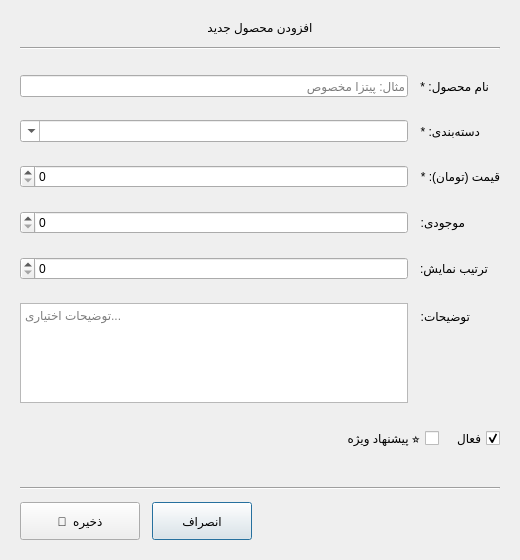
<?xml version="1.0" encoding="UTF-8"?>
<ui version="4.0">
 <class>ProductEditDialog</class>
 <widget class="QDialog" name="ProductEditDialog">
  <property name="geometry">
   <rect>
    <x>0</x>
    <y>0</y>
    <width>520</width>
    <height>560</height>
   </rect>
  </property>
  <property name="windowTitle">
   <string>محصول</string>
  </property>
  <property name="layoutDirection">
   <enum>Qt::RightToLeft</enum>
  </property>
  <layout class="QVBoxLayout" name="main_layout">
   <property name="spacing">
    <number>12</number>
   </property>
   <property name="leftMargin">
    <number>20</number>
   </property>
   <property name="topMargin">
    <number>20</number>
   </property>
   <property name="rightMargin">
    <number>20</number>
   </property>
   <property name="bottomMargin">
    <number>20</number>
   </property>

   <!-- عنوان دیالوگ -->
   <item>
    <widget class="QLabel" name="dialog_title">
     <property name="text">
      <string>افزودن محصول جدید</string>
     </property>
     <property name="alignment">
      <set>Qt::AlignCenter</set>
     </property>
    </widget>
   </item>

   <item>
    <widget class="QFrame" name="line">
     <property name="frameShape">
      <enum>QFrame::HLine</enum>
     </property>
     <property name="frameShadow">
      <enum>QFrame::Sunken</enum>
     </property>
    </widget>
   </item>

   <!-- فرم -->
   <item>
    <layout class="QFormLayout" name="form_layout">
     <property name="labelAlignment">
      <set>Qt::AlignRight|Qt::AlignVCenter</set>
     </property>
     <property name="horizontalSpacing">
      <number>12</number>
     </property>
     <property name="verticalSpacing">
      <number>10</number>
     </property>

     <item row="0" column="0">
      <widget class="QLabel" name="label_name">
       <property name="text">
        <string>نام محصول: *</string>
       </property>
      </widget>
     </item>
     <item row="0" column="1">
      <widget class="QLineEdit" name="name_edit">
       <property name="placeholderText">
        <string>مثال: پیتزا مخصوص</string>
       </property>
      </widget>
     </item>

     <item row="1" column="0">
      <widget class="QLabel" name="label_category">
       <property name="text">
        <string>دسته‌بندی: *</string>
       </property>
      </widget>
     </item>
     <item row="1" column="1">
      <widget class="QComboBox" name="category_combo">
       <property name="editable">
        <bool>true</bool>
       </property>
      </widget>
     </item>

     <item row="2" column="0">
      <widget class="QLabel" name="label_price">
       <property name="text">
        <string>قیمت (تومان): *</string>
       </property>
      </widget>
     </item>
     <item row="2" column="1">
      <widget class="QSpinBox" name="price_spin">
       <property name="maximum">
        <number>999999999</number>
       </property>
       <property name="singleStep">
        <number>1000</number>
       </property>
       <property name="groupSeparatorShown">
        <bool>true</bool>
       </property>
      </widget>
     </item>

     <item row="3" column="0">
      <widget class="QLabel" name="label_stock">
       <property name="text">
        <string>موجودی:</string>
       </property>
      </widget>
     </item>
     <item row="3" column="1">
      <widget class="QSpinBox" name="stock_spin">
       <property name="maximum">
        <number>999999</number>
       </property>
      </widget>
     </item>

     <item row="4" column="0">
      <widget class="QLabel" name="label_order">
       <property name="text">
        <string>ترتیب نمایش:</string>
       </property>
      </widget>
     </item>
     <item row="4" column="1">
      <widget class="QSpinBox" name="display_order_spin">
       <property name="maximum">
        <number>9999</number>
       </property>
      </widget>
     </item>

     <item row="5" column="0">
      <widget class="QLabel" name="label_description">
       <property name="text">
        <string>توضیحات:</string>
       </property>
      </widget>
     </item>
     <item row="5" column="1">
      <widget class="QTextEdit" name="description_edit">
       <property name="maximumSize">
        <size>
         <width>16777215</width>
         <height>100</height>
        </size>
       </property>
       <property name="placeholderText">
        <string>توضیحات اختیاری...</string>
       </property>
      </widget>
     </item>

    </layout>
   </item>

   <!-- چک‌باکس‌ها -->
   <item>
    <layout class="QHBoxLayout" name="checks_layout">
     <item>
      <widget class="QCheckBox" name="is_active_check">
       <property name="text">
        <string>فعال</string>
       </property>
       <property name="checked">
        <bool>true</bool>
       </property>
      </widget>
     </item>
     <item>
      <widget class="QCheckBox" name="is_featured_check">
       <property name="text">
        <string>پیشنهاد ویژه ⭐</string>
       </property>
      </widget>
     </item>
     <item>
      <spacer name="checks_spacer">
       <property name="orientation">
        <enum>Qt::Horizontal</enum>
       </property>
       <property name="sizeHint" stdset="0">
        <size>
         <width>40</width>
         <height>20</height>
        </size>
       </property>
      </spacer>
     </item>
    </layout>
   </item>

   <!-- پیام خطا -->
   <item>
    <widget class="QLabel" name="error_label">
     <property name="text">
      <string></string>
     </property>
     <property name="alignment">
      <set>Qt::AlignCenter</set>
     </property>
    </widget>
   </item>

   <!-- جداکننده -->
   <item>
    <widget class="QFrame" name="line_2">
     <property name="frameShape">
      <enum>QFrame::HLine</enum>
     </property>
     <property name="frameShadow">
      <enum>QFrame::Sunken</enum>
     </property>
    </widget>
   </item>

   <!-- دکمه‌ها -->
   <item>
    <layout class="QHBoxLayout" name="buttons_layout">
     <item>
      <spacer name="buttons_spacer">
       <property name="orientation">
        <enum>Qt::Horizontal</enum>
       </property>
       <property name="sizeHint" stdset="0">
        <size>
         <width>40</width>
         <height>20</height>
        </size>
       </property>
      </spacer>
     </item>
     <item>
      <widget class="QPushButton" name="cancel_btn">
       <property name="text">
        <string>انصراف</string>
       </property>
       <property name="minimumSize">
        <size>
         <width>100</width>
         <height>38</height>
        </size>
       </property>
       <property name="cursor">
        <cursorShape>PointingHandCursor</cursorShape>
       </property>
      </widget>
     </item>
     <item>
      <widget class="QPushButton" name="save_btn">
       <property name="text">
        <string>💾  ذخیره</string>
       </property>
       <property name="minimumSize">
        <size>
         <width>120</width>
         <height>38</height>
        </size>
       </property>
       <property name="cursor">
        <cursorShape>PointingHandCursor</cursorShape>
       </property>
      </widget>
     </item>
    </layout>
   </item>

  </layout>
 </widget>
 <resources/>
 <connections/>
</ui>
